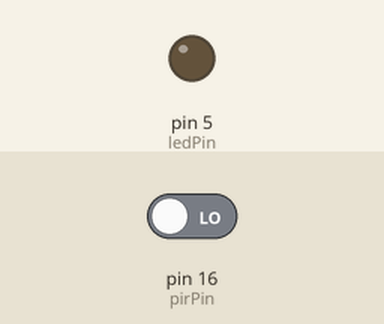
A sketch run on a simulated Arduino Uno, built with avr-gcc and run on an emulated ATmega328P. Parts: output pins drawn as LEDs (lit = HIGH). The test bench sets the inputs (shaded band); at power-on: pin 16 (pirPin) LOW. What the sketch prints to the serial monitor is not drawn.

Above: at 1.2 s.
1.3 s: pin 16 (pirPin) driven HIGH
At 2.4 s:
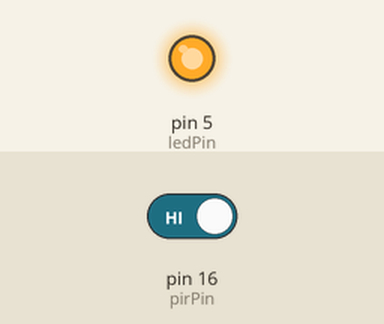
2.8 s: pin 16 (pirPin) driven LOW
At 3.6 s:
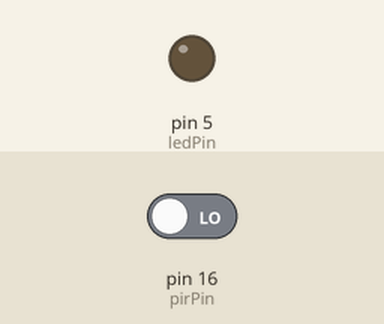
Timing chart, 0 to 5.8 s (numbered marks = the images above; inputs shaded):
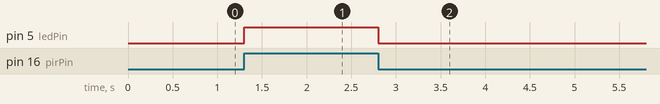

Measured:
- after the input at 1.3 s, pin 5 (ledPin): LOW → HIGH at once
- after the input at 2.8 s, pin 5 (ledPin): HIGH → LOW at once

The sketch:

pir_sensor.ino
```cpp
int pirPin = 16;
int ledPin = 5;
int i = 0;

void setup() {
 // put your setup code here, to run once:
 Serial.begin(115200);
 pinMode(pirPin, INPUT);
 pinMode(ledPin, OUTPUT);
}

void loop() {
 // put your main code here, to run repeatedly:
 int s = digitalRead(pirPin);
 Serial.print("input no.");
 Serial.print(i);
 Serial.print(": ");
 Serial.println(s);
 i++;
 digitalWrite(ledPin, s);
 //delay(100);
}
```
